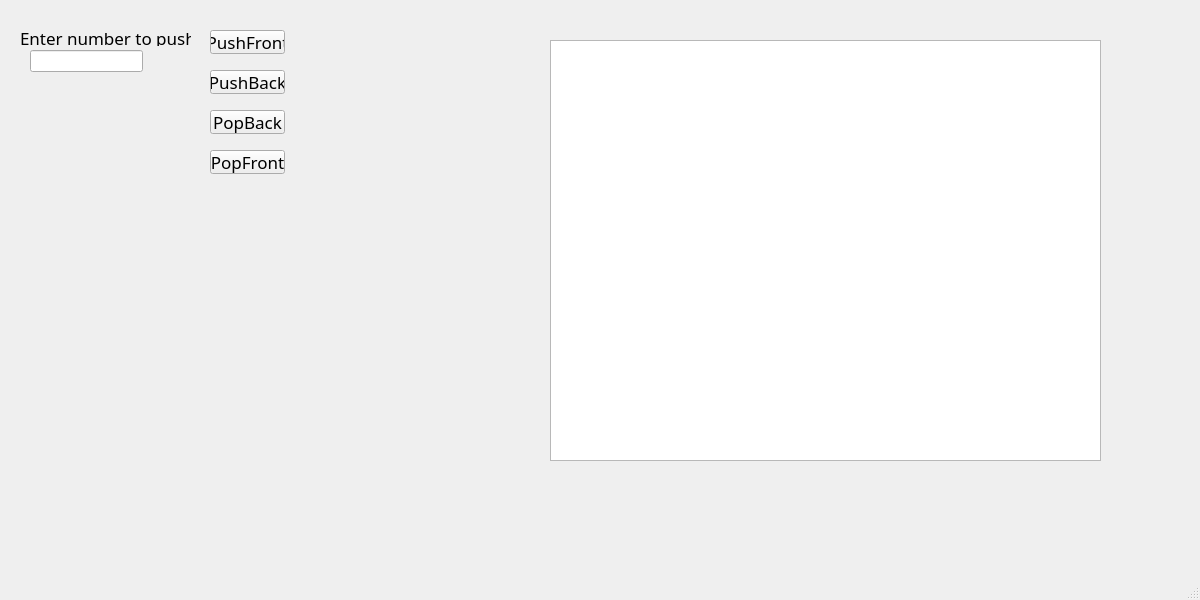
<?xml version="1.0" encoding="UTF-8"?>
<ui version="4.0">
 <class>MainWindow</class>
 <widget class="QMainWindow" name="MainWindow">
  <property name="geometry">
   <rect>
    <x>0</x>
    <y>0</y>
    <width>1200</width>
    <height>600</height>
   </rect>
  </property>
  <property name="windowTitle">
   <string>MainWindow</string>
  </property>
  <widget class="QWidget" name="centralwidget">
   <widget class="QListWidget" name="listWidget">
    <property name="geometry">
     <rect>
      <x>550</x>
      <y>40</y>
      <width>551</width>
      <height>421</height>
     </rect>
    </property>
    <property name="font">
     <font>
      <family>GeoSlab703 MdCn BT</family>
      <pointsize>13</pointsize>
     </font>
    </property>
   </widget>
   <widget class="QPushButton" name="push_front">
    <property name="geometry">
     <rect>
      <x>210</x>
      <y>30</y>
      <width>75</width>
      <height>24</height>
     </rect>
    </property>
    <property name="font">
     <font>
      <family>GeoSlab703 MdCn BT</family>
      <pointsize>13</pointsize>
     </font>
    </property>
    <property name="text">
     <string>PushFront</string>
    </property>
   </widget>
   <widget class="QPushButton" name="push_back">
    <property name="geometry">
     <rect>
      <x>210</x>
      <y>70</y>
      <width>75</width>
      <height>24</height>
     </rect>
    </property>
    <property name="font">
     <font>
      <family>GeoSlab703 MdCn BT</family>
      <pointsize>13</pointsize>
     </font>
    </property>
    <property name="text">
     <string>PushBack</string>
    </property>
   </widget>
   <widget class="QLineEdit" name="lineEdit">
    <property name="geometry">
     <rect>
      <x>30</x>
      <y>50</y>
      <width>113</width>
      <height>22</height>
     </rect>
    </property>
    <property name="font">
     <font>
      <family>GeoSlab703 MdCn BT</family>
      <pointsize>12</pointsize>
     </font>
    </property>
   </widget>
   <widget class="QLabel" name="label">
    <property name="geometry">
     <rect>
      <x>20</x>
      <y>30</y>
      <width>171</width>
      <height>16</height>
     </rect>
    </property>
    <property name="font">
     <font>
      <family>GeoSlab703 MdCn BT</family>
      <pointsize>13</pointsize>
     </font>
    </property>
    <property name="text">
     <string>Enter number to push:</string>
    </property>
   </widget>
   <widget class="QPushButton" name="pop_back">
    <property name="geometry">
     <rect>
      <x>210</x>
      <y>110</y>
      <width>75</width>
      <height>24</height>
     </rect>
    </property>
    <property name="font">
     <font>
      <family>GeoSlab703 MdCn BT</family>
      <pointsize>13</pointsize>
     </font>
    </property>
    <property name="text">
     <string>PopBack</string>
    </property>
   </widget>
   <widget class="QPushButton" name="pop_front">
    <property name="geometry">
     <rect>
      <x>210</x>
      <y>150</y>
      <width>75</width>
      <height>24</height>
     </rect>
    </property>
    <property name="font">
     <font>
      <family>GeoSlab703 MdCn BT</family>
      <pointsize>13</pointsize>
     </font>
    </property>
    <property name="text">
     <string>PopFront</string>
    </property>
   </widget>
  </widget>
  <widget class="QMenuBar" name="menubar">
   <property name="geometry">
    <rect>
     <x>0</x>
     <y>0</y>
     <width>1200</width>
     <height>22</height>
    </rect>
   </property>
  </widget>
  <widget class="QStatusBar" name="statusbar"/>
 </widget>
 <resources/>
 <connections/>
</ui>
